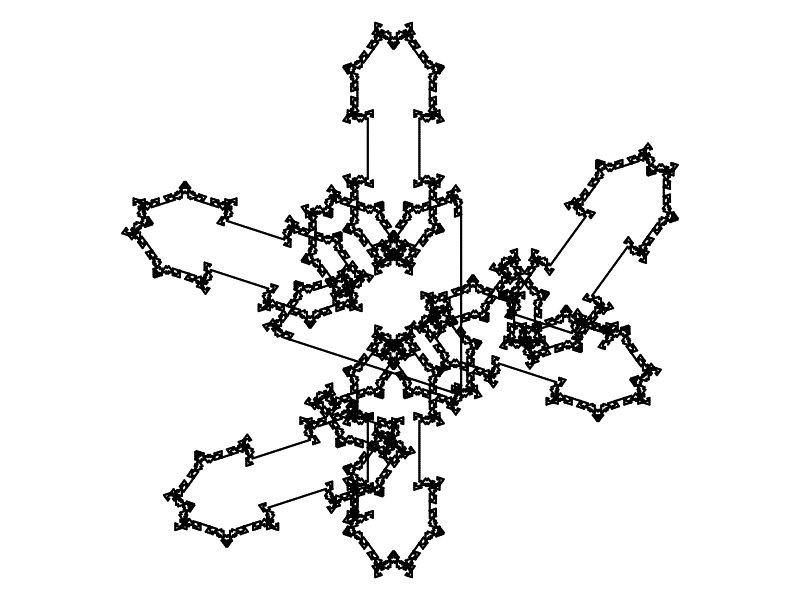

Generate this figure with R:


initial_angle = 0   #In degrees, 0 is East, 90 is North (up)
line_color = "black" #You can also use "blue" or rgb(1,0.2,0.9) or hsv(1,0.5,1)
line_width = 1
bg_color = "white"
PNG_pixel_width = 300

# BELOW HERE IS CODE... PROBABLY DO NOT EDIT THIS CODE...
getstr = function(start,rules,n){
    st = start
    for(jj in 1:n){
        st2 = ""
        for(i in 1:nchar(st)){
            ch = substr(st,i,i)
            if(!is.null(rules[[ch]])){
                st2 = paste0(st2,rules[[ch]],collapse="")
            } else {
                st2 = paste0(st2,ch,collapse="")
            }
        }
        st = st2
    }
    return(st)
}
getxyc = function(string="AA+AA+AA+A+A",angle=pi/2,angle_initial=pi/2,col="blue"){
    switch = 1
    d = angle_initial
    x = 0
    y = 0
    xl = c(x)
    yl = c(y)
    cols = numeric()
    dsave = numeric()
    xsave = numeric()
    ysave = numeric()
    for(i in 1:nchar(string)){
        ch = substr(string,i,i)
        cn = as.integer(charToRaw(ch))
        if(cn>=as.integer(charToRaw("A")) && cn<=as.integer(charToRaw("L"))){
            cols = c(cols,col)
            x = x+cos(d)
            y = y+sin(d)
            xl = c(xl,x)
            yl = c(yl,y)
        }
        if(cn>=as.integer(charToRaw("M")) && cn<=as.integer(charToRaw("Z"))){
            cols = c(cols,"NA")
            x = x+cos(d)
            y = y+sin(d)
            xl = c(xl,x)
            yl = c(yl,y)
        }
        if(cn==as.integer(charToRaw("["))){
            dsave = c(dsave,d)
            xsave = c(xsave,x)
            ysave = c(ysave,y)
        }
        if(cn==as.integer(charToRaw("]"))){
            cols = c(cols,"NA")
            x = xsave[length(xsave)]
            y = ysave[length(ysave)]
            d = dsave[length(dsave)]
            if(length(xsave)>1){
                xsave = xsave[1:(length(xsave)-1)]
                ysave = ysave[1:(length(ysave)-1)]
                dsave = dsave[1:(length(dsave)-1)]
            } else {
                xsave = numeric()
                ysave = numeric()
                dsave = numeric()
            }
            xl = c(xl,x)
            yl = c(yl,y)
        }
        if(cn==as.integer(charToRaw("-"))){
            d = d-angle*switch
        }
        if(cn==as.integer(charToRaw("+"))){
            d = d+angle*switch
        }
        if(cn==as.integer(charToRaw("."))){
            switch = switch*(-1)
        }
    }
    xwid = max(xl)-min(xl)
    ywid = max(yl)-min(yl)
    xmid = (max(xl)+min(xl))/2
    ymid = (max(yl)+min(yl))/2
    wid = max(c(xwid,ywid))
    x2 = (xl-xmid)/wid*2
    y2 = (yl-ymid)/wid*2
    return(list(x2,y2,cols))
}
makeplot = function(xyc,lwd=1){
    x = xyc[[1]]
    y = xyc[[2]]
    c = xyc[[3]]
    plot(0,0,"n",xlim=c(-1,1),ylim=c(-1,1),axes=F,ann=F)
    for(i in 2:length(x)){
        lines(c(x[i-1],x[i]),c(y[i-1],y[i]),col=c[i-1],lwd=lwd)
    }
}

showrules = function(g){
    rules = g[[2]]
    pr = paste0(names(rules)," > ",rules,collapse="\n")
    return(pr)
}

g99 = list("A",
           list("A"="+B-ACA-ACA-B+",
                "B"="-A+BCB+BCB+A-",
                "C"="CCC"),
           5,
           108)

# png("hi.png",300,300)

par(mar=c(0,0,0,0),oma=c(0,0,0,0),pty="s")
s = getstr(g99[[1]],g99[[2]],g99[[3]])
angle = g99[[4]]
xyc = getxyc(s,angle/180*pi,angle_initial=90/180*pi,col=line_color)
makeplot(xyc,lwd=2)

# dev.off()

ss = "Start:"
ss = paste0(ss," ",g99[[1]])
ss = paste0(ss,"\nrules:\n")
ss = paste0(ss,showrules(g99))
ss = paste0(ss,"\nIterations:")
ss = paste0(ss,g99[[3]])
ss = paste0(ss,"\nAngle:")
ss = paste0(ss,g99[[4]])
cat(ss)